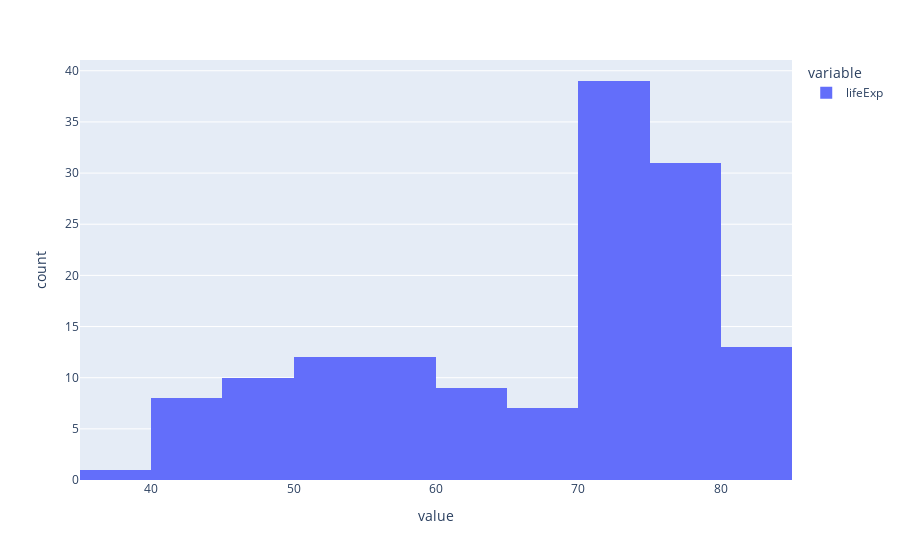

Source (notebook cell):
### Code cell
# Histogram
px.histogram(gapminder.query('year == 2007')['lifeExp'])

### Figure 1 — Plotly figure (JSON) as saved in the notebook; plotly's stock layout.template omitted (floating-point values rounded to 4 significant figures; data arrays with more than 128 entries replaced by an {"elided": "..."} marker saying what was removed)
{"data": [{"alignmentgroup": "True", "bingroup": "x", "hovertemplate": "variable=lifeExp<br>value=%{x}<br>count=%{y}<extra></extra>", "legendgroup": "lifeExp", "marker": {"color": "#636efa", "pattern": {"shape": ""}}, "name": "lifeExp", "offsetgroup": "lifeExp", "orientation": "v", "showlegend": true, "type": "histogram", "x": {"elided": "142 float values"}, "xaxis": "x", "yaxis": "y"}], "layout": {"barmode": "relative", "legend": {"title": {"text": "variable"}, "tracegroupgap": 0}, "margin": {"t": 60}, "xaxis": {"anchor": "y", "domain": [0, 1], "title": {"text": "value"}}, "yaxis": {"anchor": "x", "domain": [0, 1], "title": {"text": "count"}}}}
